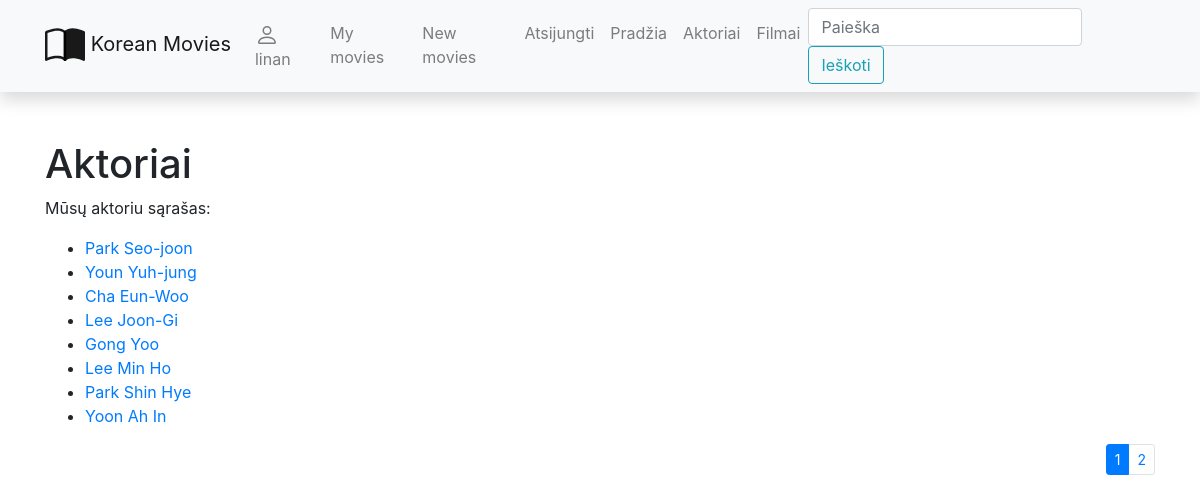
Page /filmai/aktoriai/ (signed in) on the committed database.
### filmai/models.py (models this page shows, shortened)
class Aktorius(models.Model):
    vardas_pavarde = models.CharField('Vardas pavarde', max_length=100)
    g_metai = models.IntegerField('Gimimo data')
    kinografija = HTMLField()
    nuotrauka = models.ImageField("Nuotrauka", upload_to="photo", null=True, blank=True)
    class Meta:
        verbose_name = "Aktorius"
        verbose_name_plural = "Aktoriai"

### filmai/views.py (the view)
# urls.py: path('aktoriai/', views.aktoriai, name='aktoriai-visi-url'),
def aktoriai(request):
    paginator = Paginator(Aktorius.objects.all(), 8)
    page_number = request.GET.get('page')
    paged_aktoriai = paginator.get_page(page_number)
    context_t = {
        'aktoriai_visos_eilutes_t': paged_aktoriai
    }
    return render(request, 'aktoriai_visi.html', context=context_t)

### filmai/templates/aktoriai_visi.html (shortened to what this page needs)
{% extends "base.html" %}
{% load static %}
{% block content %}
<h1>Aktoriai</h1>
<p>Mūsų aktoriu sąrašas:</p>
<ul>
    {% for aktorius_o in aktoriai_visos_eilutes_t %}
        <li><a href="{% url 'aktorius-vienas-url' aktorius_o.id %}">{{ aktorius_o.vardas_pavarde }}</a></li>
    {% endfor %}
</ul>
<div>
    {% if aktoriai_visos_eilutes_t.has_other_pages %}
    <ul class="pagination pagination-sm justify-content-end">
        {% for nr in aktoriai_visos_eilutes_t.paginator.page_range %}
            {% if aktoriai_visos_eilutes_t.number == nr %}
                <li class="page-item active">
                    <a class="page-link" href="?page={{ nr }}">{{ nr }}</a>
                </li>
            {% else %}
                <li class="page-item">
                    <a class="page-link" href="?page={{ nr }}">{{ nr }}</a>
                </li>
            {% endif %}
        {% endfor %}
    {% endif %}
    </ul>
</div>
{% endblock %}

### filmai/templates/base.html (shortened to what this page needs)
<!DOCTYPE html>
<html lang="en">
<head>
    <link
            rel="stylesheet"
            href="https://stackpath.bootstrapcdn.com/bootstrap/4.1.3/css/bootstrap.min.css"
    />
    <link
            rel="stylesheet"
            href="https://cdnjs.cloudflare.com/ajax/libs/font-awesome/4.7.0/css/font-awesome.min.css"
    />
    {% load static %}
    <link rel="stylesheet" href="{% static 'css/styles.css' %}"/>
</head>
<body>
<nav
        class="navbar navbar-expand-lg navbar-light bg-light static-top mb-5 shadow"
>
    <div class="container">
        <a class="navbar-brand" href="{% url 'homepage-url' %}">
            Korean Movies</a
        >
        <div class="collapse navbar-collapse" id="navbarResponsive">
            <ul class="navbar-nav ml-auto">
                {% if user.is_authenticated %}
                <li class="nav-item"><a class="nav-link" href="{% url 'profilis-url' %}">
                    {{ user.get_username }}</a></li>
                <li class="nav-item"><a class="nav-link" href="{% url 'my-borrowed' %}">My movies</a></li>
                <li class="nav-item"><a class="nav-link" href="{% url 'my-borrowed-new' %}">New movies</a></li>
                <li class="nav-item"><a class="nav-link" href="{% url 'logout' %}">Atsijungti</a></li>
                {% else %}
                <li class="nav-item"><a class="nav-link" href="{% url 'login' %}">Prisijungti</a></li>
                <li class="nav-item"><a class="nav-link" href="{% url 'register-url' %}">Registruokis</a></li>
                {% endif %}
                <li class="nav-item"><a class="nav-link" href="{% url 'homepage-url' %}">Pradžia</a></li>
                <li class="nav-item"><a class="nav-link" href="{% url 'aktoriai-visi-url' %}">Aktoriai</a></li>
                <li class="nav-item"><a class="nav-link" href="{% url 'filmai-visi-url' %}">Filmai</a></li>
            </ul>
            <form
                    class="form-inline my-2 my-lg-0"
                    action="{% url 'paieska-url' %}"
                    method="get"
            >
                <input
                        class="form-control mr-sm-2"
                        type="search"
                        placeholder="Paieška"
                        aria-label="Search"
                        name="laukelio-tekstas"
                />
                <button class="btn btn-outline-info my-2 my-sm-0" type="submit">
                    Ieškoti
                </button>
            </form>
        </div>
    </div>
</nav>
<div class="container">{% block content %}{% endblock %}</div>
</body>
</html>

### rows in the picture
Aktorius: vardas_pavarde "Park Seo-joon"
Aktorius: vardas_pavarde "Youn Yuh-jung"
Aktorius: vardas_pavarde "Cha Eun-Woo"
Aktorius: vardas_pavarde "Lee Joon-Gi"
Aktorius: vardas_pavarde "Gong Yoo"
Aktorius: vardas_pavarde "Lee Min Ho"
Aktorius: vardas_pavarde "Park Shin Hye"
Aktorius: vardas_pavarde "Yoon Ah In"

### other values in the picture
{{ user.get_username }} "linan"
{{ nr }} "1"
{{ nr }} "2"
